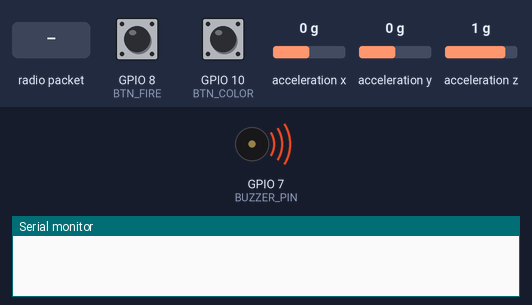
The sketch below on a simulated ESP32-S3. Shown: buzzer (waves = sounding), the last lines printed to the serial monitor. Wiring (inferred from the names in the program): MPU-6050 motion sensor at I2C address 0x68. Inputs (shaded band) come from the test bench; at power-on: GPIO 8 (BTN_FIRE) HIGH, GPIO 10 (BTN_COLOR) HIGH, acceleration x 0 g, acceleration y 0 g, acceleration z 1 g.

Above: at 0.1 s.
At 2.1 s:
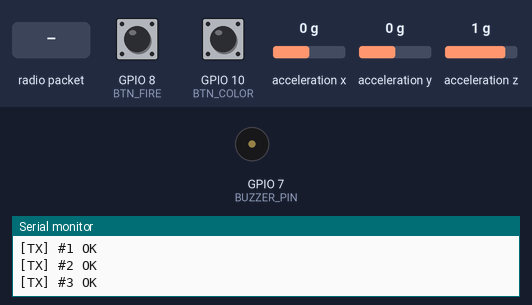
2.2 s: radio packet "1" arrives
Timing chart, 0 to 5.2 s (numbered marks = the images above; inputs shaded):
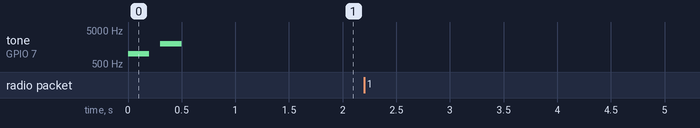

The sketch:

joystick.ino
```cpp
#include <esp_now.h>
#include <WiFi.h>
#include <esp_wifi.h>
#include <Wire.h>
#include <NonBlockingRtttl.h>

// Descomentar para modo debug standalone (sin master, solo Serial)
// #define STANDALONE_DEBUG

// ── Configuración del joystick ──────────────────────────────────────
#define PLAYER_ID    2    // Cambiar a 2 en el segundo joystick
#define BTN_FIRE     8    // GPIO8 — botón disparar (INPUT_PULLUP, activo LOW)
#define BTN_COLOR    10   // GPIO10 — botón cambiar color
#define BUZZER_PIN   7    // GPIO7 — buzzer pasivo

uint8_t masterMAC[] = { 0xE0, 0x8C, 0xFE, 0x5C, 0x42, 0x94 };

// ── Estructuras de paquetes (deben coincidir con main.ino) ───────────
struct JoyInputPacket {
  uint8_t playerId;
  uint8_t button;    // 0=disparar, 1=cambiar color
  uint8_t pressed;   // 1=presionado, 0=soltado
};

struct MasterSoundPacket {
  char rtttl[64];
};

struct JoyAnalogPacket {
  uint8_t playerId;
  int16_t tiltX;
  int16_t tiltY;
  int16_t tiltZ;
};

// ── MPU-6050 ─────────────────────────────────────────────────────────
#define MPU_ADDR     0x68
#define MPU_SDA      3
#define MPU_SCL      4
#define ANALOG_MS    32

unsigned long lastAnalogMs = 0;

void mpuInit() {
  Wire.beginTransmission(MPU_ADDR);
  Wire.write(0x6B);  // PWR_MGMT_1
  Wire.write(0x00);  // wake up
  Wire.endTransmission(true);
}

void sendAnalog() {
  Wire.beginTransmission(MPU_ADDR);
  Wire.write(0x3B);  // ACCEL_XOUT_H
  Wire.endTransmission(false);
  Wire.requestFrom(MPU_ADDR, 6, true);
  int16_t ax = (int16_t)((Wire.read() << 8) | Wire.read());
  int16_t ay = (int16_t)((Wire.read() << 8) | Wire.read());
  int16_t az = (int16_t)((Wire.read() << 8) | Wire.read());

  JoyAnalogPacket pkt = { PLAYER_ID, ax, ay, az };
  esp_now_send(masterMAC, (uint8_t*)&pkt, sizeof(pkt));
}

// ── Estado de botones ────────────────────────────────────────────────
#define DEBOUNCE_MS      15
const int btnPins[2]          = { BTN_FIRE, BTN_COLOR };
bool      btnState[2]         = { false, false };
unsigned long lastChangeMs[2] = { 0, 0 };

// ── ESP-NOW callbacks ────────────────────────────────────────────────

void onDataRecv(const esp_now_recv_info_t* info, const uint8_t* data, int len) {
  Serial.printf("[RX] len=%d src=%02X:%02X:%02X:%02X:%02X:%02X\n", len,
    info->src_addr[0], info->src_addr[1], info->src_addr[2],
    info->src_addr[3], info->src_addr[4], info->src_addr[5]);
  if (len != sizeof(MasterSoundPacket)) return;
  MasterSoundPacket* pkt = (MasterSoundPacket*)data;
  rtttl::begin(BUZZER_PIN, pkt->rtttl);
}

void onDataSent(const wifi_tx_info_t* info, esp_now_send_status_t status) {
  static int count = 0;
  if (++count <= 3)
    Serial.printf("[TX] #%d %s\n", count, status == ESP_NOW_SEND_SUCCESS ? "OK" : "FAIL");
}

void sendInput(uint8_t button, uint8_t pressed) {
  JoyInputPacket pkt = { PLAYER_ID, button, pressed };
  esp_now_send(masterMAC, (uint8_t*)&pkt, sizeof(pkt));
}

// ── Setup ────────────────────────────────────────────────────────────

void setup() {
  Serial.begin(115200);

  pinMode(BTN_FIRE,  INPUT_PULLUP);
  pinMode(BTN_COLOR, INPUT_PULLUP);
  pinMode(BUZZER_PIN, OUTPUT);

  // Test buzzer
  tone(BUZZER_PIN, 1000, 200); delay(300);
  tone(BUZZER_PIN, 2000, 200); delay(300);

  Serial.println("\n=== JOYSTICK DEBUG ===");
  Serial.printf("SDA=GPIO%d  SCL=GPIO%d  BUZZER=GPIO%d  BTN1=GPIO%d  BTN2=GPIO%d\n",
                MPU_SDA, MPU_SCL, BUZZER_PIN, BTN_FIRE, BTN_COLOR);

  Wire.begin(MPU_SDA, MPU_SCL);

  // Detectar MPU
  Wire.beginTransmission(MPU_ADDR);
  uint8_t err = Wire.endTransmission();
  if (err == 0) {
    Serial.println("[MPU] Detectado OK en 0x68");
    mpuInit();
  } else {
    Serial.printf("[MPU] ERROR — no encontrado (err=%d). Revisá SDA/SCL.\n", err);
    // beep de error
    for (int i = 0; i < 3; i++) { tone(BUZZER_PIN, 300, 150); delay(300); }
  }

#ifndef STANDALONE_DEBUG
  WiFi.mode(WIFI_STA);
  WiFi.disconnect();
  delay(300);
  esp_wifi_set_ps(WIFI_PS_NONE);
  esp_wifi_set_channel(1, WIFI_SECOND_CHAN_NONE);
  Serial.printf("Joystick %d MAC: %s  canal: %d\n",
    PLAYER_ID, WiFi.macAddress().c_str(), WiFi.channel());

  if (esp_now_init() != ESP_OK) {
    Serial.println("[ESP-NOW] init FAILED");
  } else {
    esp_now_register_recv_cb(onDataRecv);
    esp_now_register_send_cb(onDataSent);
    esp_now_peer_info_t peer = {};
    memcpy(peer.peer_addr, masterMAC, 6);
    peer.channel = 1;
    peer.ifidx = WIFI_IF_STA;
    peer.encrypt = false;
    esp_now_add_peer(&peer);
    Serial.println("Listo.");
  }
#else
  Serial.println("[MODO DEBUG] Sin WiFi/ESP-NOW. Solo Serial.");
  Serial.println("Inclina el control — BTN1=disparar  BTN2=color");
  Serial.println("ax       ay       tilt");
#endif
}

// ── Loop ─────────────────────────────────────────────────────────────

#ifdef STANDALONE_DEBUG

void loop() {
  unsigned long now = millis();

  // Leer MPU y mostrar cada 150ms
  if (now - lastAnalogMs >= 150) {
    lastAnalogMs = now;

    Wire.beginTransmission(MPU_ADDR);
    Wire.write(0x3B);
    Wire.endTransmission(false);
    Wire.requestFrom(MPU_ADDR, 4, true);
    int16_t ax = (int16_t)((Wire.read() << 8) | Wire.read());
    int16_t ay = (int16_t)((Wire.read() << 8) | Wire.read());

    // Barra visual de tilt: <<<<< centro >>>>>
    const int DEAD = 2000;
    char bar[22]; memset(bar, ' ', 21); bar[21] = '\0';
    bar[10] = '|';
    if (abs(ax) > DEAD) {
      int pos = constrain(map(ax, -16384, 16384, 0, 20), 0, 20);
      bar[pos] = (ax < 0) ? '<' : '>';
    }

    Serial.printf("%7d  %7d  [%s]\n", ax, ay, bar);
  }

  // Botones
  for (int b = 0; b < 2; b++) {
    bool isPressed = !digitalRead(btnPins[b]);
    if (isPressed != btnState[b] && now - lastChangeMs[b] > DEBOUNCE_MS) {
      lastChangeMs[b] = now;
      btnState[b]     = isPressed;
      Serial.printf("[BTN%d] %s\n", b + 1, isPressed ? "PRESS" : "RELEASE");
      if (isPressed) tone(BUZZER_PIN, b == 0 ? 1500 : 1000, 80);
    }
  }
}

#else  // modo normal con WiFi

void loop() {
  rtttl::play();

  unsigned long now = millis();

  if (now - lastAnalogMs >= ANALOG_MS) {
    lastAnalogMs = now;
    sendAnalog();
  }

  for (int b = 0; b < 2; b++) {
    bool isPressed = !digitalRead(btnPins[b]);

    if (isPressed != btnState[b] && now - lastChangeMs[b] > DEBOUNCE_MS) {
      lastChangeMs[b] = now;
      btnState[b]     = isPressed;
      sendInput(b, isPressed ? 1 : 0);
    }
  }
}

#endif
```
